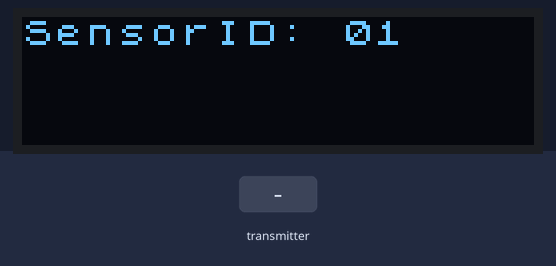
The sketch below on a simulated Arduino Uno, built with avr-gcc and run on an emulated ATmega328P. Parts: 128×32 one-colour display. The test bench sets the inputs (shaded band). No radio packets arrive unless stated; what the sketch prints to the serial monitor is not drawn.

Above: at 1.2 s.
1.3 s: the transmitter starts sending _micros = 0
3.2 s: the transmitter starts sending _micros = 1023
Timing chart, 0 to 6.2 s (numbered marks = the images above; inputs shaded):
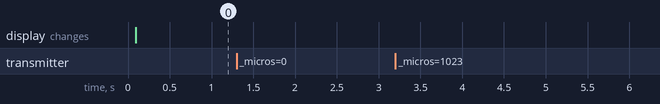

The sketch:

RX_V2.ino
```cpp
#include <SPI.h>
#include "RF24.h"
#include <U8x8lib.h>

byte addresses[][6] = {"1Node","2Node"};

/* Hardware configuration: Set up nRF24L01 radio on SPI bus plus pins 9 and 10 */

RF24 radio(9,10);

U8X8_SSD1306_128X32_UNIVISION_SW_I2C u8x8(/* clock=*/ SCL, /* data=*/ SDA, /* reset=*/ U8X8_PIN_NONE);   // Adafruit Feather ESP8266/32u4 Boards + FeatherWing OLED

struct dataStruct{
  unsigned long _micros;
  int sensorID;
  int alarmCode;
}myData;


// SETUP ------>
void setup() {
  u8x8.begin();
  u8x8.setPowerSave(0);
  u8x8.setFont(u8x8_font_chroma48medium8_r);
  u8x8.setCursor(0,0);
  u8x8.print("SensorID: 01 ");

  Serial.begin(9600);
  Serial.print("Sensor ID: 01 ");

  // NRF24 Stuff
  radio.begin();
  //radio.setPALevel(RF24_PA_LOW);
  radio.setPALevel(RF24_PA_HIGH);  // Radio power level.  Might not work with lower Arduino power

  // Open a writing and reading pipe on each radio, with opposite addresses
  radio.openWritingPipe(addresses[0]);
  radio.openReadingPipe(1,addresses[1]);

  // Start the radio listening for data
  radio.startListening();
}
//end of setup


void loop() {
  if( radio.available()){
    while (radio.available()) {                          // While there is data ready
      radio.read( &myData, sizeof(myData) );             // Get the payload
  }

    // Send back confirmation
    radio.stopListening();                               // First, stop listening so we can talk
    radio.write( &myData, sizeof(myData) );              // Send the final one back.
    radio.startListening();                              // Now, resume listening so we catch the next packets.

    Serial.print(F("Sent response "));
    Serial.print(myData._micros);
    Serial.print(F(" : "));
    Serial.println(myData.sensorID);
  }
} // Loop
```

Measured:
- after the input at 1.3 s, every drawn part: stays the same
- after the input at 3.2 s, every drawn part: stays the same
